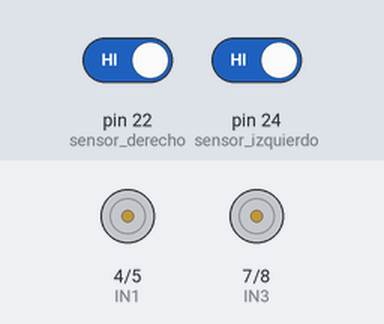
Recording of a sketch running on a simulated Arduino Mega 2560, built with avr-gcc and run on an emulated ATmega2560. Shown: motor-driver pin pairs drawn as motors (green arrow = first pin HIGH = forward, orange = second pin HIGH = backward, longer = more drive, scaled by the enable pin). Inputs (shaded band) come from the test bench; at power-on: pin 22 (sensor_derecho) HIGH, pin 24 (sensor_izquierdo) HIGH. What the sketch prints to the serial monitor is not drawn.

Above: at 1.2 s.
1.3 s: pin 22 (sensor_derecho) driven LOW
At 2.5 s:
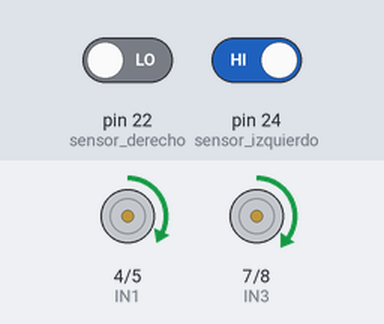
2.8 s: pin 24 (sensor_izquierdo) driven LOW
At 3.7 s:
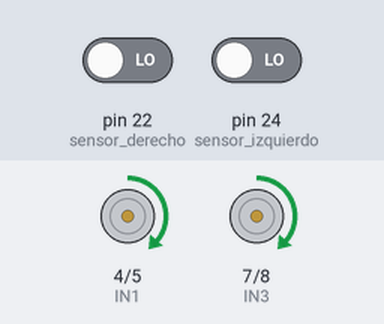
Timing chart, 0 to 5.8 s (numbered marks = the images above; inputs shaded):
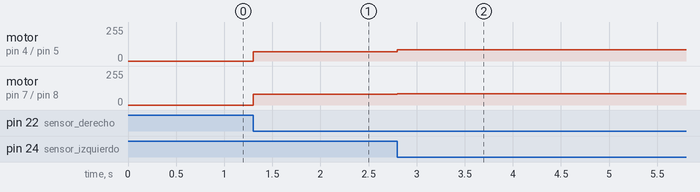

The sketch:

sensor_infrarojo.ino
```cpp
const int sensor_izquierdo = 24;
const int sensor_derecho = 22;
// Motor A (izquierdo)
const int IN1 = 4;
const int IN2 = 5;
const int ENA = 6;

// Motor B (derecho)
const int IN3 = 7;
const int IN4 = 8;
const int ENB = 9;

// velocidades
const int   VELOCIDAD_FIJA        = 85;   // PWM base de avance
const int   VELOCIDAD_GIRO_RAP    = 80;  // PWM rueda rápida al girar
const int   VELOCIDAD_GIRO_LENT   = 70;   // PWM rueda lenta al girar

void setup() {
      Serial.begin(9600);
      pinMode(IN1, OUTPUT); pinMode(IN2, OUTPUT); pinMode(ENA, OUTPUT);
      pinMode(IN3, OUTPUT); pinMode(IN4, OUTPUT); pinMode(ENB, OUTPUT);

      pinMode(sensor_izquierdo, INPUT);
      pinMode(sensor_derecho, INPUT);
      Serial.println("sistema seguidor de linea");

}

void loop() {
      int estado_derecho = digitalRead(sensor_izquierdo);
      int estado_izquierdo = digitalRead(sensor_derecho);
      if(estado_derecho == 0 && estado_izquierdo == 0)
      {
            avanzar();
      }
      if(estado_derecho == 1 && estado_izquierdo == 1)
      {
            detener();
      }
      if(estado_derecho == 1 && estado_izquierdo == 0)
      {
            girarIzquierda(true);

      }
      if(estado_derecho == 0 && estado_izquierdo == 1)
      {
            girarDerecha(true);

      }

}

void avanzar() {
  digitalWrite(IN1, HIGH); digitalWrite(IN2, LOW);
  analogWrite(ENA, VELOCIDAD_FIJA);
  digitalWrite(IN3, HIGH); digitalWrite(IN4, LOW);
  analogWrite(ENB, VELOCIDAD_FIJA);
}

void detener() {
  digitalWrite(IN1, LOW); digitalWrite(IN2, LOW); analogWrite(ENA, 0);
  digitalWrite(IN3, LOW); digitalWrite(IN4, LOW); analogWrite(ENB, 0);
}

void atras() {
  digitalWrite(IN1, LOW); digitalWrite(IN2, HIGH);
  analogWrite(ENA, VELOCIDAD_FIJA);
  digitalWrite(IN3, LOW); digitalWrite(IN4, HIGH);
  analogWrite(ENB, VELOCIDAD_FIJA);
}

void girarDerecha(bool enMarcha) {
  if (enMarcha) {
    // Giro suave: ambas ruedas adelante, velocidades distintas
    digitalWrite(IN1, HIGH); digitalWrite(IN2, LOW);
    digitalWrite(IN3, HIGH); digitalWrite(IN4, LOW);
    analogWrite(ENA, VELOCIDAD_GIRO_RAP);
    analogWrite(ENB, VELOCIDAD_GIRO_LENT);
  } else {
    // Giro en punto: ruedas en sentidos opuestos
    digitalWrite(IN1, HIGH); digitalWrite(IN2, LOW);   // A adelante
    digitalWrite(IN3, LOW);  digitalWrite(IN4, HIGH);  // B atrás
    analogWrite(ENA, VELOCIDAD_GIRO_RAP);
    analogWrite(ENB, VELOCIDAD_GIRO_RAP);
  }
}

// Giro izquierda:
//   enMarcha=true  → giro suave
//   enMarcha=false → giro en punto
void girarIzquierda(bool enMarcha) {
  if (enMarcha) {
    digitalWrite(IN1, HIGH); digitalWrite(IN2, LOW);
    digitalWrite(IN3, HIGH); digitalWrite(IN4, LOW);
    analogWrite(ENA, VELOCIDAD_GIRO_LENT);
    analogWrite(ENB, VELOCIDAD_GIRO_RAP);
  } else {
    digitalWrite(IN1, LOW);  digitalWrite(IN2, HIGH);  // A atrás
    digitalWrite(IN3, HIGH); digitalWrite(IN4, LOW);   // B adelante
    analogWrite(ENA, VELOCIDAD_GIRO_RAP);
    analogWrite(ENB, VELOCIDAD_GIRO_RAP);
  }
}
```

Measured:
- after the input at 1.3 s, motor on pin 4 (IN1) / pin 5 (IN2): stopped → forward 70/255 at once; motor on pin 7 (IN3) / pin 8 (IN4): stopped → forward 80/255 at once
- after the input at 2.8 s, motor on pin 4 (IN1) / pin 5 (IN2): forward 70/255 → forward 85/255 at once; motor on pin 7 (IN3) / pin 8 (IN4): forward 80/255 → forward 85/255 at once
